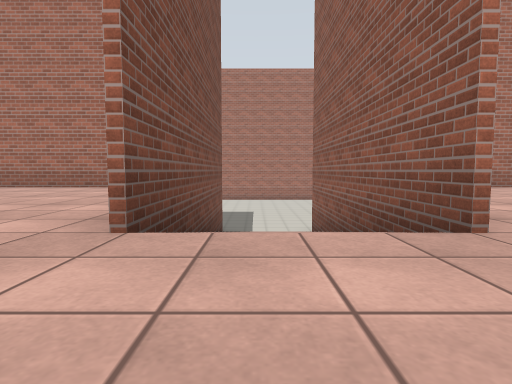
view 1 (above)

20 first-person views from a walk through a world built for the Gazebo simulator. The camera is 0.72 m above the floor, tilts 4° down and sees 80° across. The floor is counted in squares, 2 m on a side. Each view is taken from the middle of a square. On the plan, view 1 faces up. The plan holds only what a view shows up to about 9 squares ahead; the rest is blank.

view 2
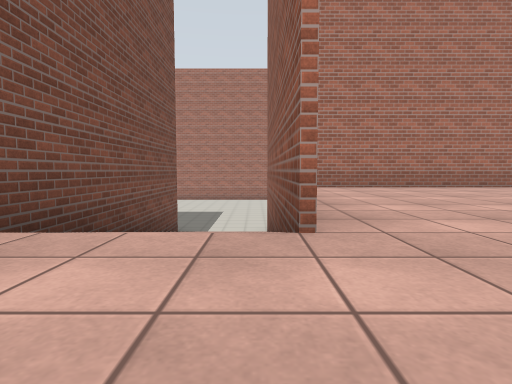

view 3
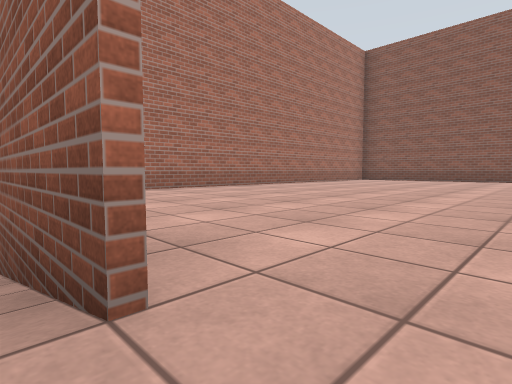

view 4
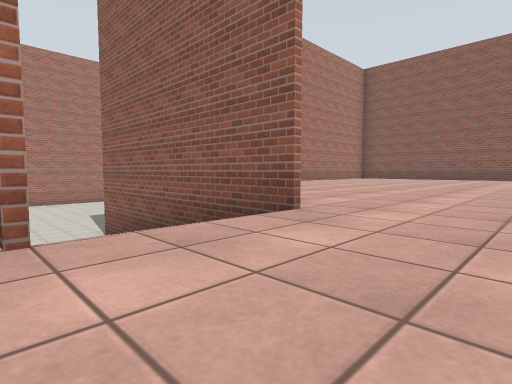

view 5
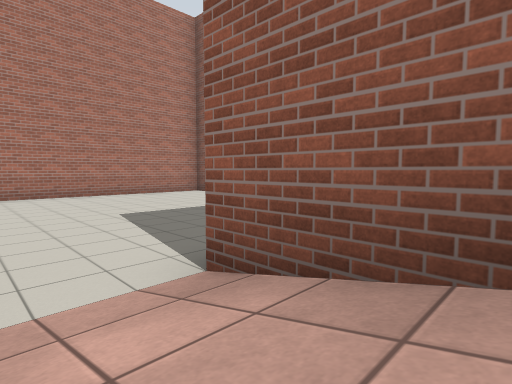

view 6
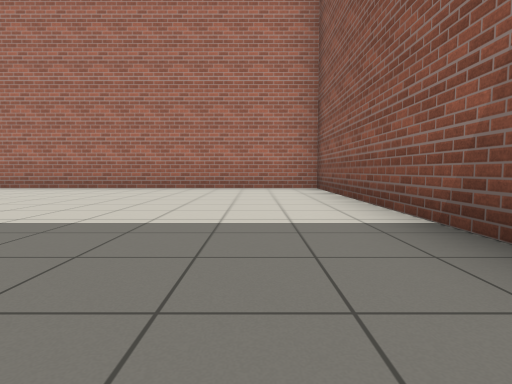

view 7
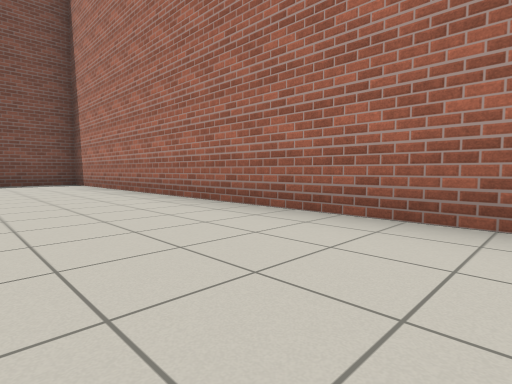

view 8
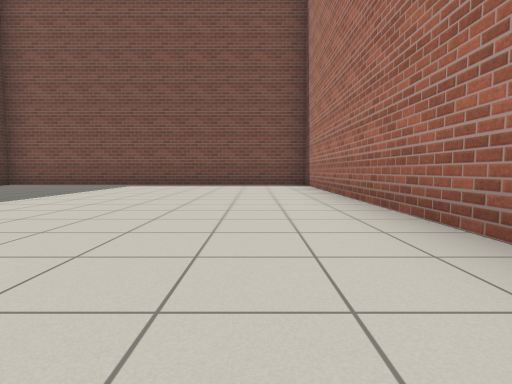

view 9
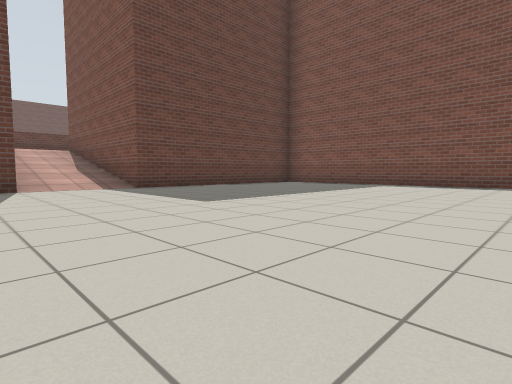

view 10
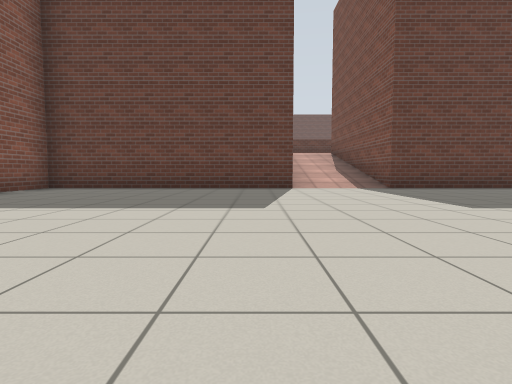

view 11
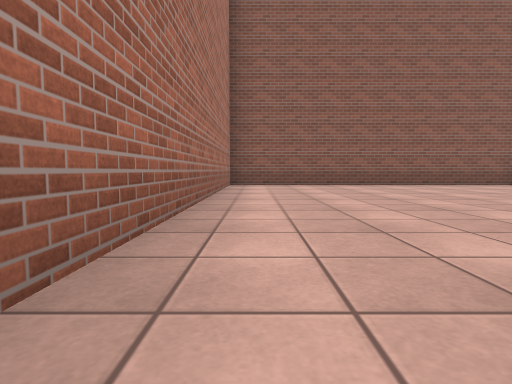

view 12
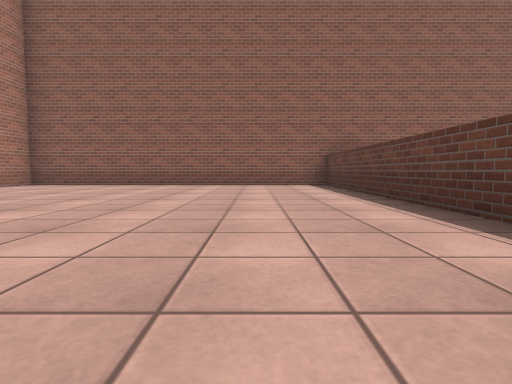

view 13
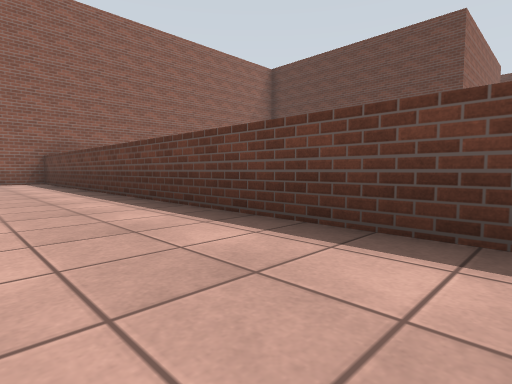

view 14
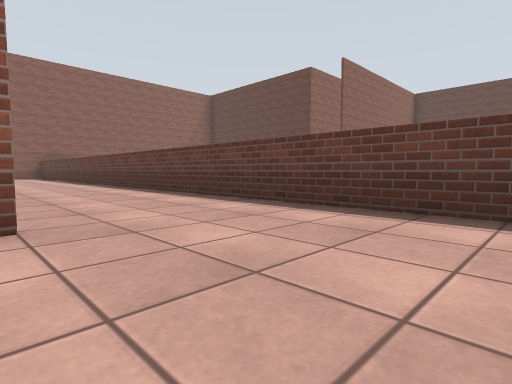

view 15
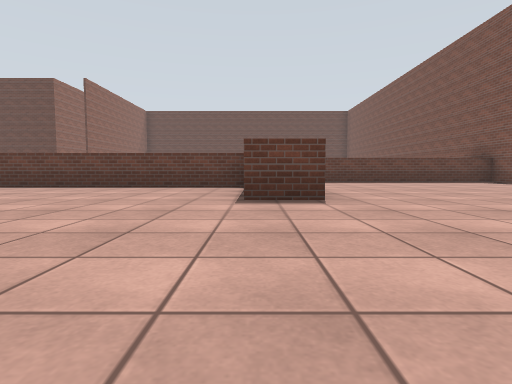

view 16
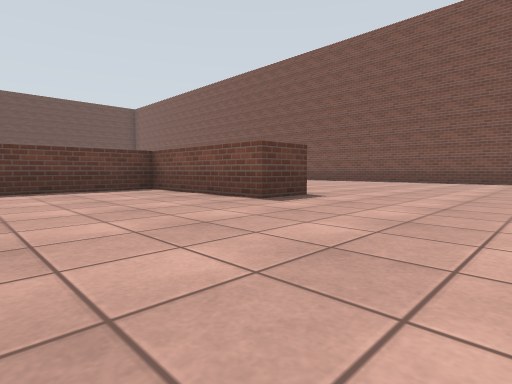

view 17
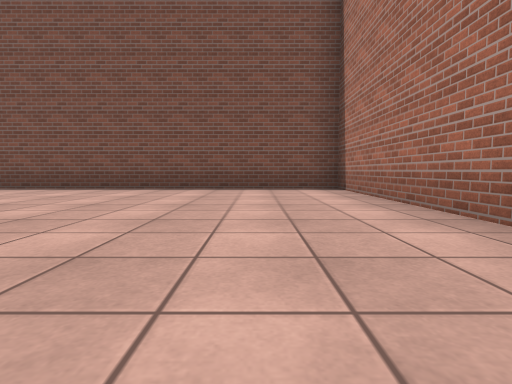

view 18
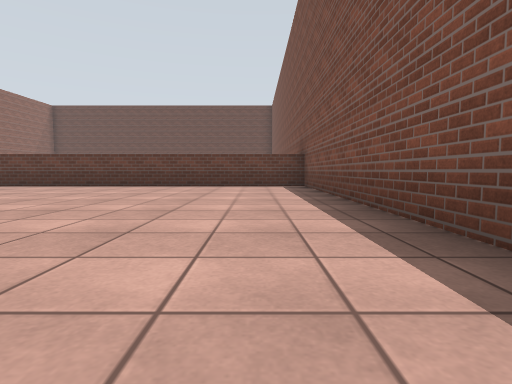

view 19
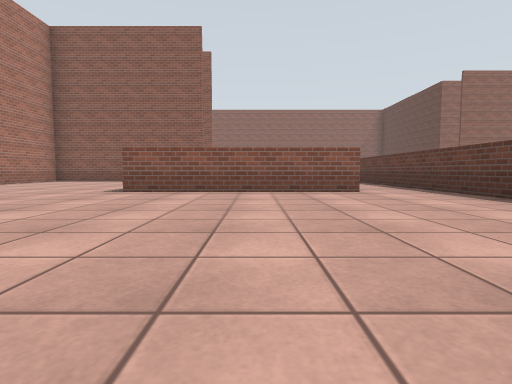

view 20
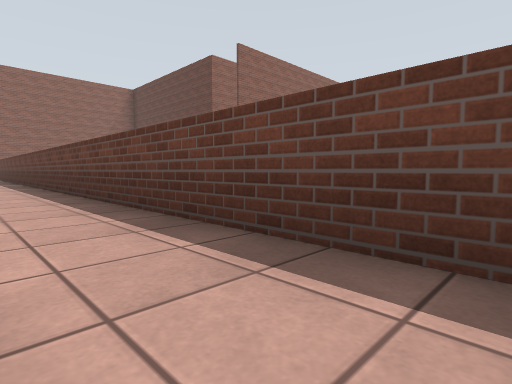

### Floor plan
Key: @ floor where view 1 was taken; # wall or solid block; . main floor; - floor 2 m lower than the main floor; / step, stairs or slope.
Columns run from 13 left of view 1 to 13 right of it. Each row starts with its distance up from view 1.
 15        ##############
 14        #------------#
 13        #------------#
 12        #------------#
 11        #------------#
 10        #------------#
  9        #------------#
  8        #------------#
  7 #############-#############
  6 #...........#/#...........#
  5 #...........#/#...........#
  4 #...........#/#...........#
  3 #...........#/#...........#
  2 #.......#...#/#...........#
  1 #.......#.................#
  0 #.......#....@............#
 -1 #.......###################
 -2 #.............
 -3 #..................
 -4 ####################

Where each view was taken, in squares from view 1:
view 1: 0 up, 0 right, facing up
view 2: 0 up, 1 right, facing up
view 3: 1 up, 1 right, facing up-right
view 4: 0 up, 1 left, facing up-right
view 5: 5 up, 0 right, facing up-right
view 6: 8 up, 5 right, facing up
view 7: 12 up, 3 right, facing up-left
view 8: 13 up, 2 right, facing left
view 9: 13 up, 2 right, facing down-left
view 10: 13 up, 2 right, facing down
view 11: 6 up, 5 right, facing right
view 12: 1 up, 5 right, facing right
view 13: 1 up, 3 right, facing down-right
view 14: 2 up, 3 left, facing down-right
view 15: 6 up, 5 left, facing down
view 16: 5 up, 2 left, facing down-left
view 17: 5 up, 6 left, facing left
view 18: 4 up, 11 left, facing down
view 19: 0 up, 11 left, facing right
view 20: 2 down, 5 left, facing down-right
